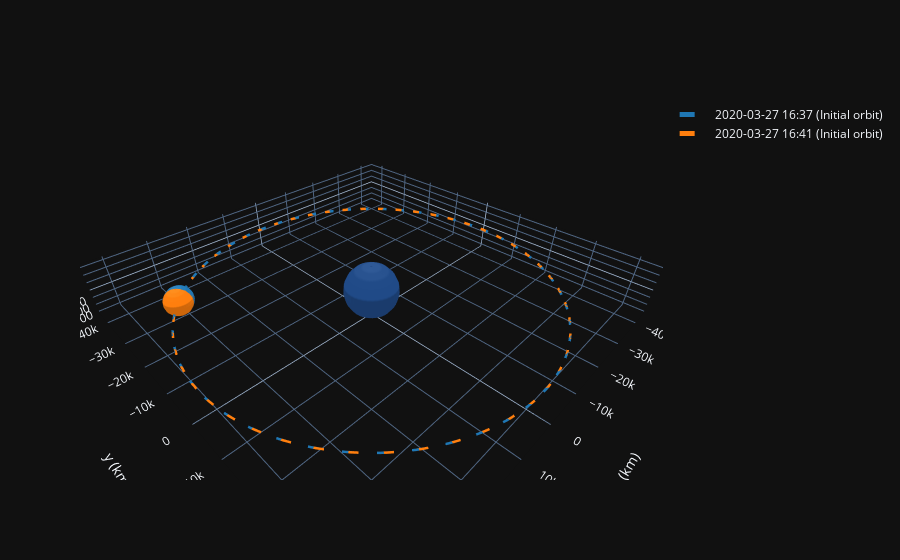

The notebook cell saved with this chart:
### Code cell
op = OrbitPlotter3D(dark=True)

op.plot(s0, label="Initial orbit")
op.plot(sf, label="Initial orbit")
